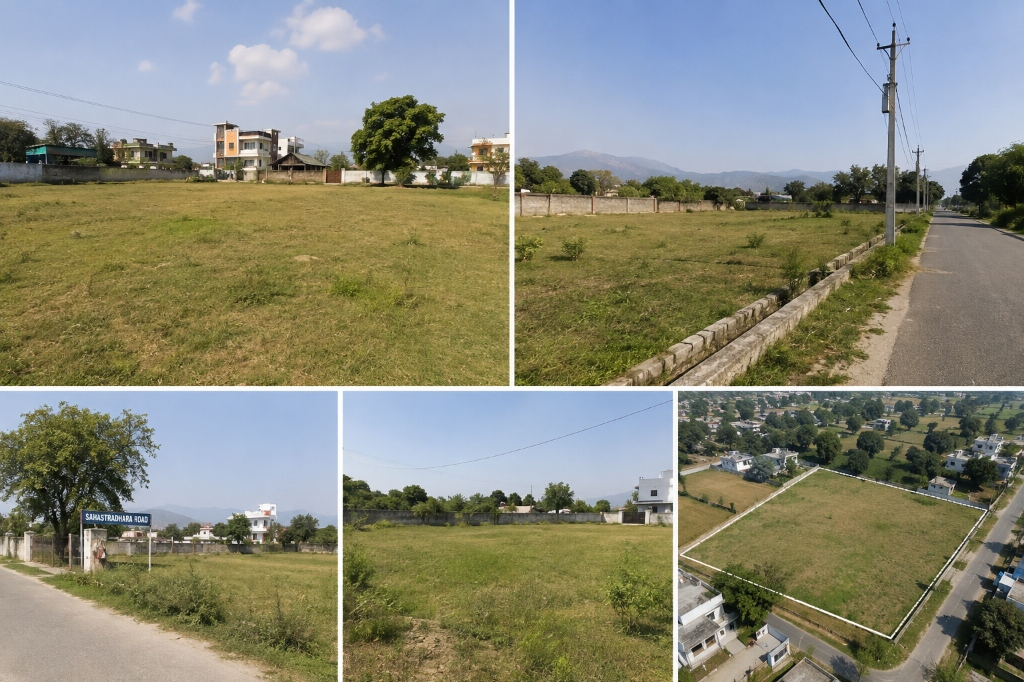
#> input picture public/defence_colony_gallery.jpg, 1024 x 682 px; its folder holds 6 pictures in this run
$ python split_5.py
#> lines starting #> are read from the running program, lines starting #| are printed output that depends on the picture
import os
from PIL import Image

def split_collage_5(input_path, output_prefix):
#> called with input_path = 'public/defence_colony_gallery.jpg', output_prefix = 'defence_colony_gal'
    try:
        img = Image.open(input_path)
#> img is the input picture: PIL image 1024x682 RGB; mean R, G, B 135.7, 136.3, 119.6
        w, h = img.size
#> w = 1024; h = 682

        # We assume top half and bottom half
        mid_h = h // 2
#> mid_h = 341

        # Top half: 2 images
        top_w = w // 2
#> top_w = 512
        img1 = img.crop((0, 0, top_w, mid_h))
        img2 = img.crop((top_w, 0, w, mid_h))

        # Bottom half: 3 images
        bot_w = w // 3
#> bot_w = 341
        img3 = img.crop((0, mid_h, bot_w, h))
        img4 = img.crop((bot_w, mid_h, 2*bot_w, h))
        img5 = img.crop((2*bot_w, mid_h, w, h))
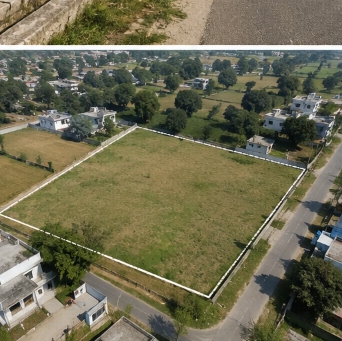
#> img5: PIL image 342x341 RGB; mean R, G, B 111.1, 107.4, 82.2

        img1.save(f"public/{output_prefix}_1.jpg")
        img2.save(f"public/{output_prefix}_2.jpg")
        img3.save(f"public/{output_prefix}_3.jpg")
        img4.save(f"public/{output_prefix}_4.jpg")
        img5.save(f"public/{output_prefix}_main.jpg")

        print(f"Successfully split {input_path}")
    except Exception as e:
        print(f"Error processing {input_path}: {e}")

split_collage_5("public/defence_colony_gallery.jpg", "defence_colony_gal")
split_collage_5("public/ranipokhri_gallery.jpg", "ranipokhri_gal")
#> call 2 of split_collage_5, with input_path = 'public/ranipokhri_gallery.jpg', output_prefix = 'ranipokhri_gal'
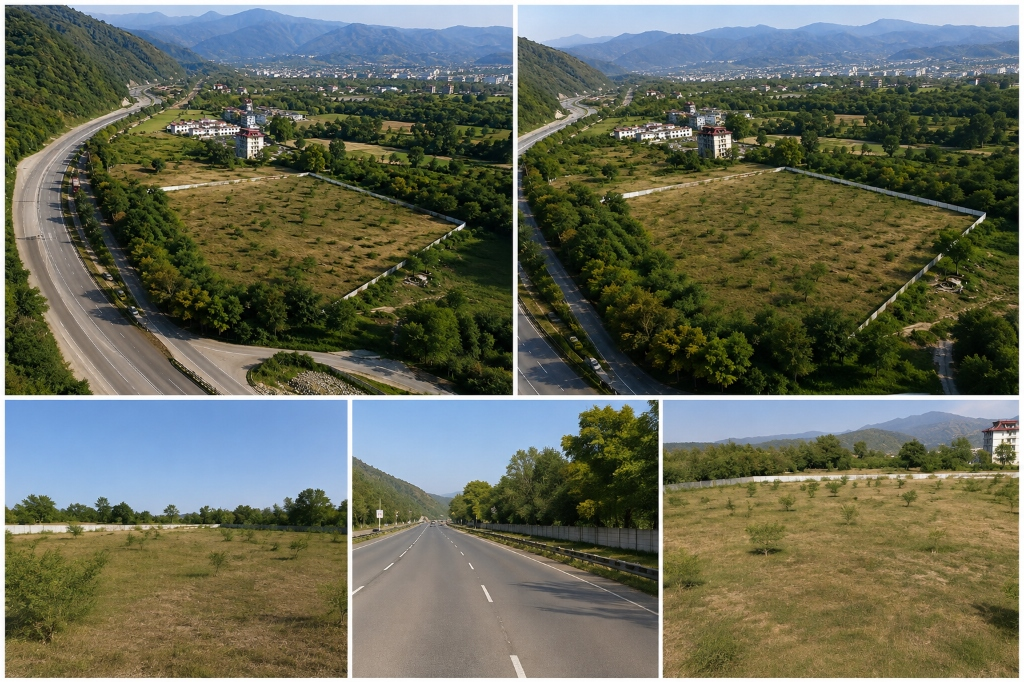
#> input picture public/ranipokhri_gallery.jpg, 1024 x 682 px
#> in split_collage_5, img is the input picture: PIL image 1024x682 RGB; mean R, G, B 102.5, 105.5, 88.1
#> in split_collage_5 (call 2), `img1 = img.crop((0, 0, top_w, mid_h))`:
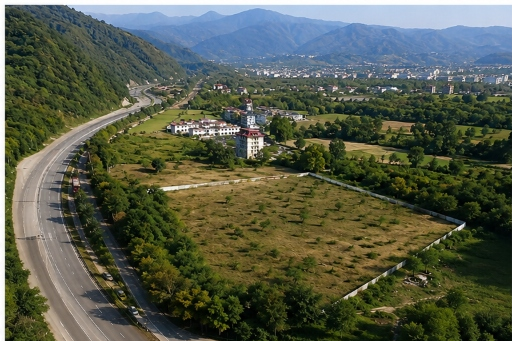
#> img1: PIL image 512x341 RGB; mean R, G, B 85.8, 91.4, 73.9
#> in split_collage_5 (call 2), `img2 = img.crop((top_w, 0, w, mid_h))`:
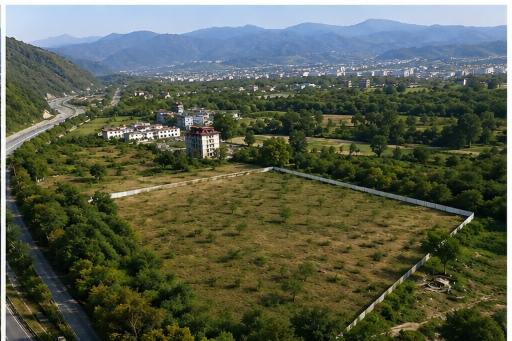
#> img2: PIL image 512x341 RGB; mean R, G, B 90.2, 96.4, 77.7
#> in split_collage_5 (call 2), `img3 = img.crop((0, mid_h, bot_w, h))`:
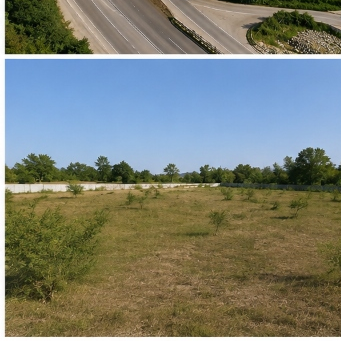
#> img3: PIL image 341x341 RGB; mean R, G, B 122.9, 127.4, 117
#> in split_collage_5 (call 2), `img4 = img.crop((bot_w, mid_h, 2*bot_w, h))`:
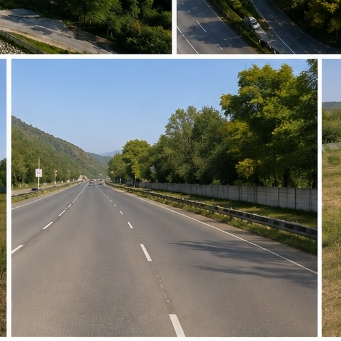
#> img4: PIL image 341x341 RGB; mean R, G, B 110.4, 113.1, 105.2
#> in split_collage_5 (call 2), `img5 = img.crop((2*bot_w, mid_h, w, h))`:
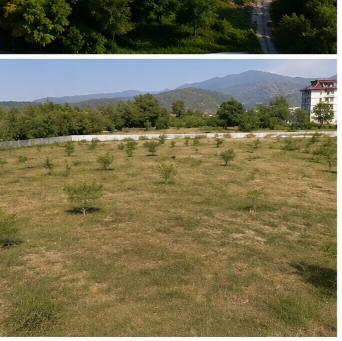
#> img5: PIL image 342x341 RGB; mean R, G, B 117.5, 111, 79.1
